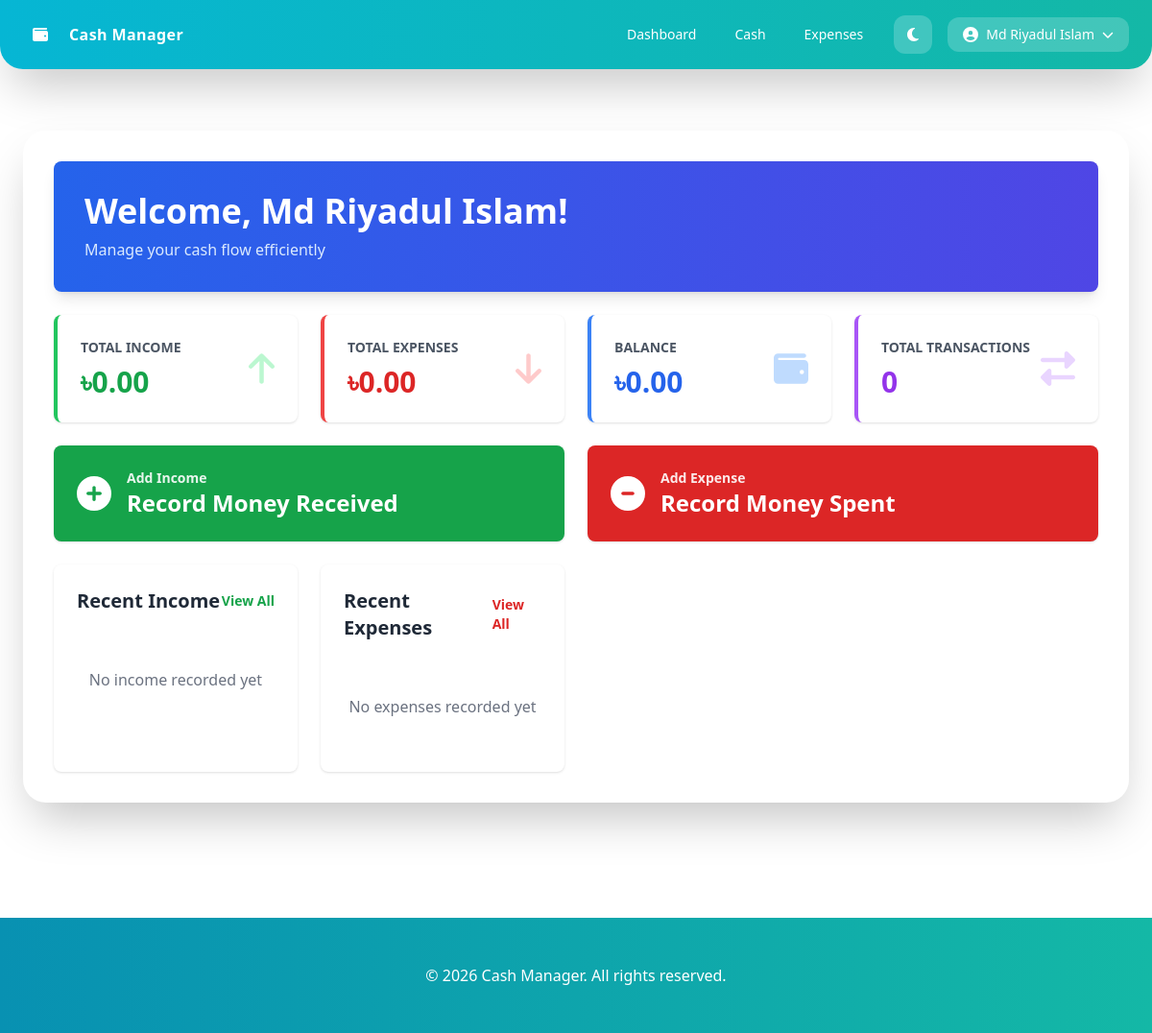
/ (signed in), run on an earlier commit of the app's database.
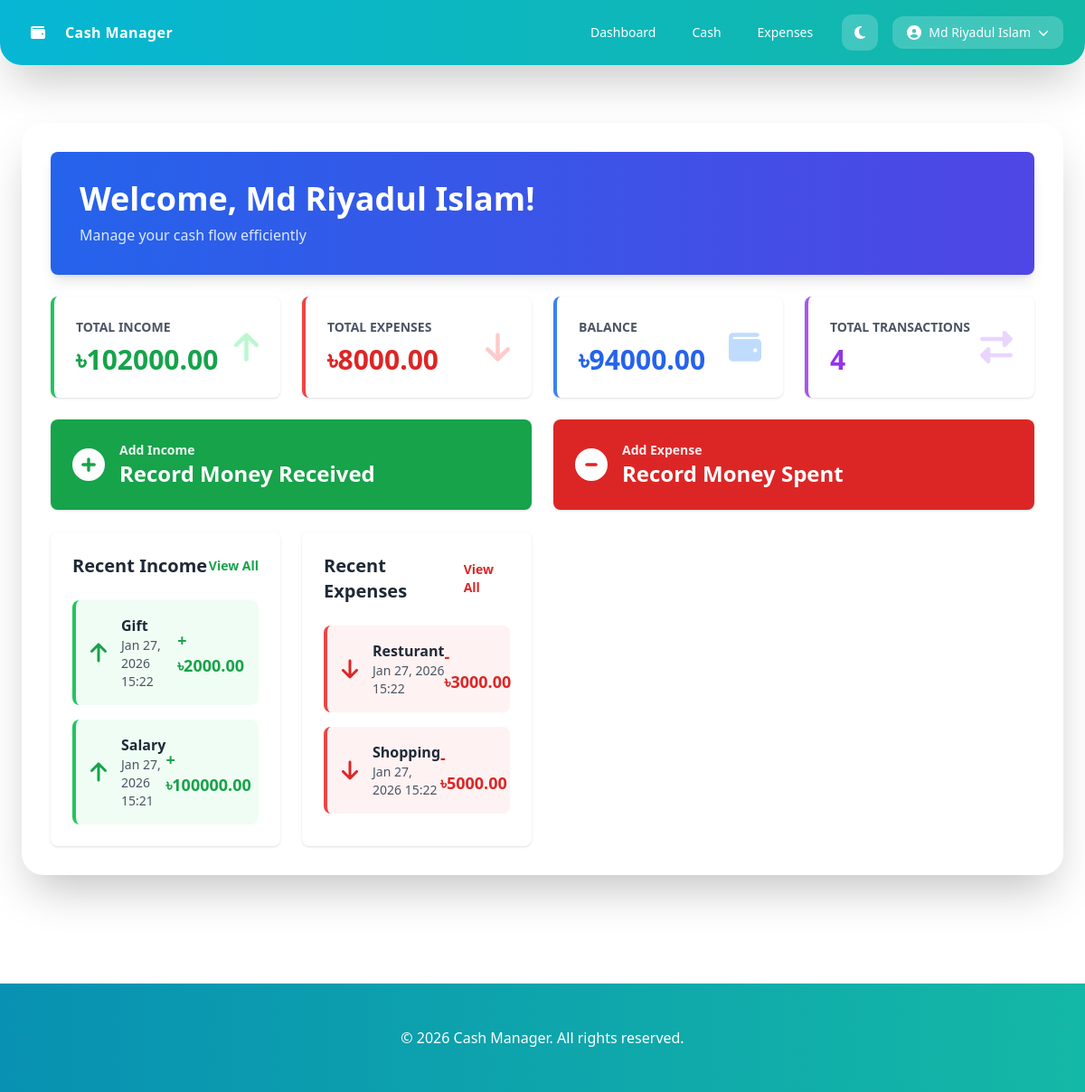
And on a later commit of the database.
### ManageCash/models.py (models this page shows)
class AddCash(models.Model):
    user = models.ForeignKey(User, on_delete=models.CASCADE)
    source = models.CharField(max_length=255)
    datetime = models.DateTimeField(auto_now_add=True)
    amount = models.DecimalField(max_digits=10, decimal_places=2)
    description = models.TextField(blank=True)

class Expense(models.Model):
    user = models.ForeignKey(User, on_delete=models.CASCADE)
    description = models.TextField()
    amount = models.DecimalField(max_digits=10, decimal_places=2)
    datetime = models.DateTimeField(auto_now_add=True)

### ManageCash/views.py (the view)
# urls.py: path('', views.dashboard, name='dashboard'),
@login_required(login_url='login')
def dashboard(request):
    cash_additions = AddCash.objects.filter(user=request.user).order_by('-datetime')
    expenses = Expense.objects.filter(user=request.user).order_by('-datetime')
    total_added = AddCash.objects.filter(user=request.user).aggregate(Sum('amount'))['amount__sum'] or 0
    total_spent = Expense.objects.filter(user=request.user).aggregate(Sum('amount'))['amount__sum'] or 0
    balance = total_added - total_spent
    recent_added = cash_additions[:5]
    recent_expenses = expenses[:5]
    context = {
        'total_added': total_added,
        'total_spent': total_spent,
        'balance': balance,
        'cash_additions_count': cash_additions.count(),
        'expenses_count': expenses.count(),
        'recent_added': recent_added,
        'recent_expenses': recent_expenses,
    }
    return render(request, 'ManageCash/dashboard.html', context)

### templates/ManageCash/dashboard.html (shortened to what this page needs)
{% extends 'base.html' %}
{% block content %}
<div class="space-y-6">
    <div class="bg-gradient-to-r from-blue-600 to-indigo-600 rounded-lg shadow-lg p-8 text-white">
        <h1 class="text-4xl font-bold mb-2">Welcome, {{ user.first_name|default:user.username }}!</h1>
        <p class="text-blue-100">Manage your cash flow efficiently</p>
    </div>
    <div class="grid grid-cols-1 md:grid-cols-2 lg:grid-cols-4 gap-6">
        <div class="bg-white rounded-lg shadow p-6 border-l-4 border-green-500">
            <div class="flex items-center justify-between">
                <div>
                    <p class="text-gray-600 text-sm font-semibold uppercase">Total Income</p>
                    <p class="text-3xl font-bold text-green-600 mt-2">৳{{ total_added|floatformat:2 }}</p>
                </div>
                <i class="fas fa-arrow-up text-4xl text-green-200"></i>
            </div>
        </div>
        <div class="bg-white rounded-lg shadow p-6 border-l-4 border-red-500">
            <div class="flex items-center justify-between">
                <div>
                    <p class="text-gray-600 text-sm font-semibold uppercase">Total Expenses</p>
                    <p class="text-3xl font-bold text-red-600 mt-2">৳{{ total_spent|floatformat:2 }}</p>
                </div>
                <i class="fas fa-arrow-down text-4xl text-red-200"></i>
            </div>
        </div>
        <div
            class="bg-white rounded-lg shadow p-6 border-l-4 {% if balance >= 0 %}border-blue-500{% else %}border-red-500{% endif %}">
            <div class="flex items-center justify-between">
                <div>
                    <p class="text-gray-600 text-sm font-semibold uppercase">Balance</p>
                    <p
                        class="text-3xl font-bold {% if balance >= 0 %}text-blue-600{% else %}text-red-600{% endif %} mt-2">
                        ৳{{ balance|floatformat:2 }}</p>
                </div>
                <i
                    class="fas fa-wallet text-4xl {% if balance >= 0 %}text-blue-200{% else %}text-red-200{% endif %}"></i>
            </div>
        </div>
        <div class="bg-white rounded-lg shadow p-6 border-l-4 border-purple-500">
            <div class="flex items-center justify-between">
                <div>
                    <p class="text-gray-600 text-sm font-semibold uppercase">Total Transactions</p>
                    <p class="text-3xl font-bold text-purple-600 mt-2">{{ cash_additions_count|add:expenses_count }}</p>
                </div>
                <i class="fas fa-exchange-alt text-4xl text-purple-200"></i>
            </div>
        </div>
    </div>
    <div class="grid grid-cols-1 md:grid-cols-2 gap-6">
        <a href="{% url 'add_cash' %}"
            class="bg-green-600 hover:bg-green-700 text-white rounded-lg shadow p-6 transition transform hover:scale-105">
            <div class="flex items-center space-x-4">
                <i class="fas fa-plus-circle text-4xl"></i>
                <div>
                    <p class="text-sm font-semibold opacity-90">Add Income</p>
                    <p class="text-2xl font-bold">Record Money Received</p>
                </div>
            </div>
        </a>
        <a href="{% url 'add_expense' %}"
            class="bg-red-600 hover:bg-red-700 text-white rounded-lg shadow p-6 transition transform hover:scale-105">
            <div class="flex items-center space-x-4">
                <i class="fas fa-minus-circle text-4xl"></i>
                <div>
                    <p class="text-sm font-semibold opacity-90">Add Expense</p>
                    <p class="text-2xl font-bold">Record Money Spent</p>
                </div>
            </div>
        </a>
    <div class="grid grid-cols-1 lg:grid-cols-2 gap-6">
        <div class="bg-white rounded-lg shadow p-6">
            <div class="flex items-center justify-between mb-6">
                <h2 class="text-xl font-bold text-gray-800">Recent Income</h2>
                <a href="{% url 'cash_list' %}" class="text-green-600 hover:text-green-700 text-sm font-semibold">View
                    All</a>
            </div>
            {% if recent_added %}
            <div class="space-y-4">
                {% for cash in recent_added %}
                <div class="flex items-center justify-between p-4 bg-green-50 rounded-lg border-l-4 border-green-500">
                    <div class="flex items-center space-x-4">
                        <i class="fas fa-arrow-up text-2xl text-green-600"></i>
                        <div>
                            <p class="font-semibold text-gray-800">{{ cash.source }}</p>
                            <p class="text-sm text-gray-600">{{ cash.datetime|date:"M d, Y H:i" }}</p>
                        </div>
                    </div>
                    <p class="text-lg font-bold text-green-600">+৳{{ cash.amount|floatformat:2 }}</p>
                </div>
                {% endfor %}
            </div>
            {% else %}
            <p class="text-gray-500 text-center py-8">No income recorded yet</p>
            {% endif %}
        </div>
        <div class="bg-white rounded-lg shadow p-6">
            <div class="flex items-center justify-between mb-6">
                <h2 class="text-xl font-bold text-gray-800">Recent Expenses</h2>
                <a href="{% url 'expense_list' %}" class="text-red-600 hover:text-red-700 text-sm font-semibold">View
                    All</a>
            </div>
            {% if recent_expenses %}
            <div class="space-y-4">
                {% for expense in recent_expenses %}
                <div class="flex items-center justify-between p-4 bg-red-50 rounded-lg border-l-4 border-red-500">
                    <div class="flex items-center space-x-4">
                        <i class="fas fa-arrow-down text-2xl text-red-600"></i>
                        <div>
                            <p class="font-semibold text-gray-800">{{ expense.description|truncatewords:3 }}</p>
                            <p class="text-sm text-gray-600">{{ expense.datetime|date:"M d, Y H:i" }}</p>
                        </div>
                    </div>
                    <p class="text-lg font-bold text-red-600">-৳{{ expense.amount|floatformat:2 }}</p>
                </div>
                {% endfor %}
            </div>
            {% else %}
            <p class="text-gray-500 text-center py-8">No expenses recorded yet</p>
            {% endif %}
        </div>
    </div>
</div>
{% endblock %}

### templates/base.html (shortened to what this page needs)
<!DOCTYPE html>
<html lang="en" id="htmlRoot">
<head>
<script src="https://cdn.tailwindcss.com"></script>
</head>
<body>
<header id="header" class="shadow-2xl px-6 py-4 rounded-b-3xl">
  <div class="max-w-7xl mx-auto flex justify-between items-center">
    <a href="{% url 'dashboard' %}" class="flex items-center gap-3">
      <div class="w-9 h-9 flex items-center justify-center rounded-xl">
        <i class="fas fa-wallet text-white"></i>
      </div>
      <span class="font-bold tracking-wide text-white">Cash Manager</span>
    </a>
    <div class="flex items-center gap-4">
      <nav class="hidden md:flex gap-2">
        <a href="{% url 'dashboard' %}" class="px-4 py-2 rounded-xl text-sm text-white">Dashboard</a>
        <a href="{% url 'cash_list' %}" class="px-4 py-2 rounded-xl text-sm text-white">Cash</a>
        <a href="{% url 'expense_list' %}" class="px-4 py-2 rounded-xl text-sm text-white">Expenses</a>
      </nav>
      <button id="themeBtn" class="w-10 h-10 rounded-xl flex items-center justify-center bg-white/20">
        <i id="themeIcon" class="fas fa-moon text-white"></i>
      </button>
      <details class="relative">
        <summary class="list-none cursor-pointer flex items-center gap-2 px-4 py-2 rounded-xl bg-white/20">
          <i class="fas fa-user-circle text-white"></i>
          <span class="text-sm text-white">{{ user.first_name|default:user.username }}</span>
          <i class="fas fa-chevron-down text-xs text-white"></i>
        </summary>
      </details>
    </div>
  </div>
</header>
<main class="max-w-7xl mx-auto px-6 py-10">
  <div id="contentCard" class="card p-8 rounded-3xl shadow-2xl">
    {% block content %}{% endblock %}
  </div>
</main>
<footer id="footer" class="mt-20 px-6 py-12 text-white text-center">
  © 2026 Cash Manager. All rights reserved.
</footer>
</body>
</html>

### templates/base.html (style rules this page uses)
body, header, footer, .card, .message { transition: all 0.5s ease; }

What changed in the data, as far as the page shows it:
added AddCash: source "Gift", datetime "Jan 27, 2026 15:22", amount "2000.00"
added AddCash: source "Salary", datetime "Jan 27, 2026 15:21", amount "100000.00"
added Expense: description "Resturant", datetime "Jan 27, 2026 15:22", amount "3000.00"
added Expense: description "Shopping", datetime "Jan 27, 2026 15:22", amount "5000.00"
Also different on the page:
{{ total_added|floatformat:2 }}: "0.00" → "102000.00"
{{ total_spent|floatformat:2 }}: "0.00" → "8000.00"
{{ balance|floatformat:2 }}: "0.00" → "94000.00"
{{ cash_additions_count|add:expenses_count }}: "0" → "4"
text no longer shown: "No income recorded yet No expenses recorded yet"
